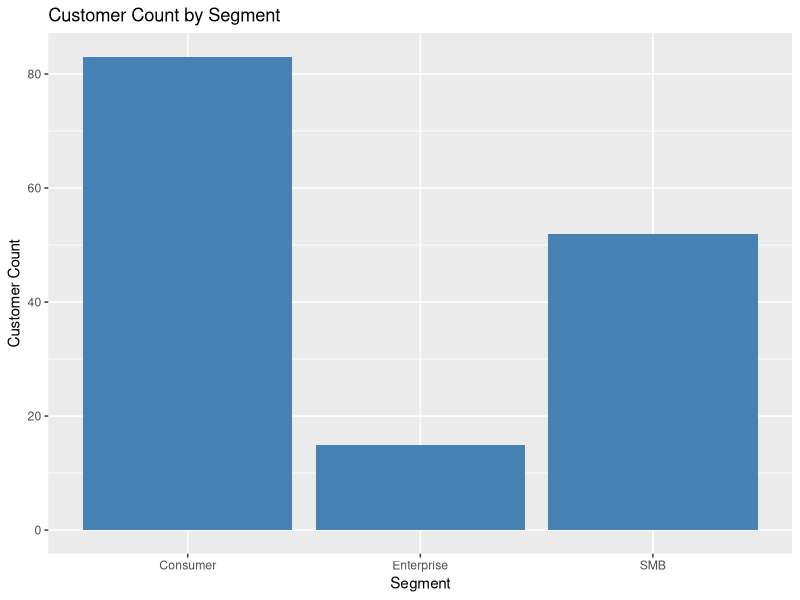
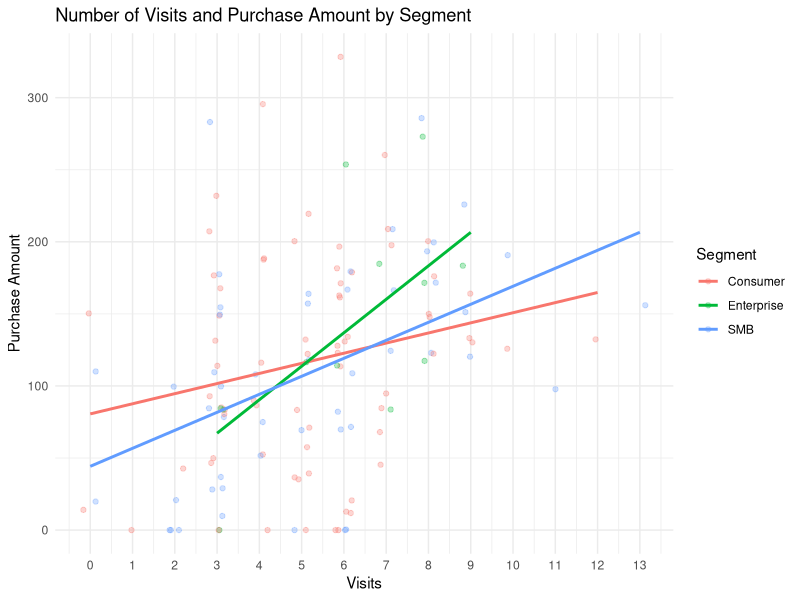
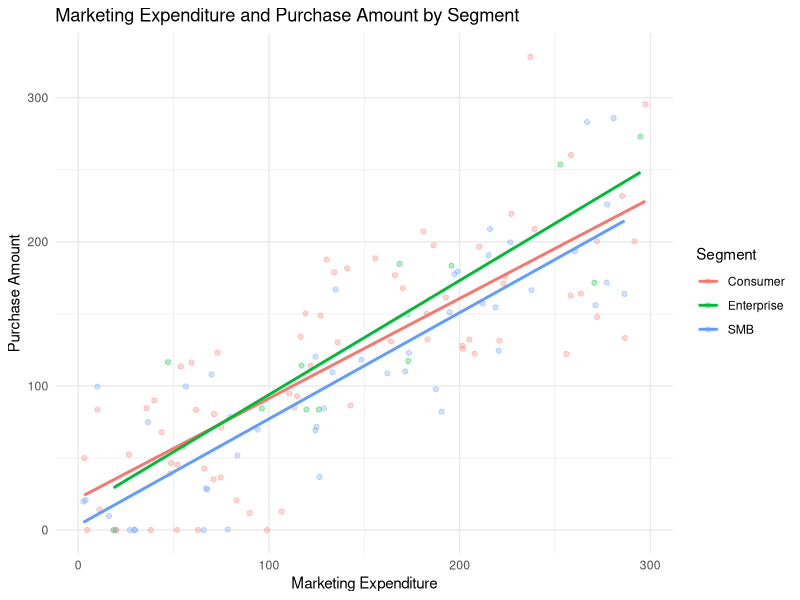

Here is the R script that generated these plots, in order:
## ---- chunk 1
library(tidyverse)
library(knitr)
library(kableExtra)
library(lubridate)
## ---- chunk 2
raw_dataset <- read_csv("data/32544804_Shruti Pillai.csv")
## ---- chunk 3
head(raw_dataset, 10)
glimpse(raw_dataset)
str(raw_dataset)
names(raw_dataset)
nrow(raw_dataset)
ncol(raw_dataset)
unique(raw_dataset$segment)
unique(raw_dataset$notes)
table(raw_dataset$notes, useNA = "ifany")
anyDuplicated(raw_dataset)
## ---- chunk 4
#Standardised notes section and checked if changes were correctly applied.

cleaned_dataset <- raw_dataset |>
    mutate(
        notes = na_if(notes, "N/A")
    )
table(cleaned_dataset$notes, useNA = "ifany")

#Standardised date format and checked if changes were correctly applied. Since this category won't be used in the analysis, it hasn't been perfectly cleaned.

cleaned_dataset <- cleaned_dataset |>
    mutate(
        signup_date = parse_date_time(signup_date, orders = c("ymd", "B d, Y", "dmy", "b d, Y"))  
    |> as.Date()
    )
table(cleaned_dataset$signup_date, useNA = "ifany")

#Converted visits from numeric to integer and checked if changes were correctly applied.

cleaned_dataset <- cleaned_dataset |>
    mutate(
        visits = as.integer(visits)
    )
str(cleaned_dataset$visits)

#Overall check
str(cleaned_dataset)
## ---- chunk 5
#| label: tbl-summary-stats
#| tbl-cap: "Summary Statistics by Segment"
cleaned_dataset |>
    group_by(segment) |>
    summarise(
        total_customers = n(),
        median_marketing_spend = median(marketing_spend, na.rm = TRUE),
        median_purchase_amount = median(purchase_amount, na.rm = TRUE),
        median_visits = median(visits, na.rm = TRUE),
        missing_purchases = sum(is.na(purchase_amount))
    ) |>
    kable(digits = 2)
## ---- chunk 6
#| label: fig-summary-plot
#| fig-cap: "Customer Count by Segment"
ggplot(cleaned_dataset, aes(x = segment)) + geom_bar(fill = "steelblue") +
    labs(
        title = "Customer Count by Segment",
        x = "Segment",
        y = "Customer Count"
        )
## ---- chunk 7
#| label: fig-plot-1
#| fig-cap: "Relationship between the number of visits and purchase amount by segment."

plot1_df <- cleaned_dataset |>
    filter(!is.na(purchase_amount))

ggplot(plot1_df, aes (x = visits, y = purchase_amount, color = segment)) + 
    geom_jitter(width = 0.2, alpha = 0.3) +
    geom_smooth(method = "lm", se = FALSE) +
    scale_x_continuous(breaks = 0:13) +
    labs(x = "Visits", y = "Purchase Amount", colour = "Segment", title = "Number of Visits and Purchase Amount by Segment") + theme_minimal()
## ---- chunk 8
#| label: fig-plot-2
#| fig-cap: "Relationship between marketing expenditure and purchase amount by segment."

plot2_df <- cleaned_dataset |>
    filter(!is.na(purchase_amount))

ggplot(plot2_df, aes(x = marketing_spend, y = purchase_amount, color = segment)) +
    geom_point(alpha = 0.3) +
    geom_smooth(method = "lm", se = FALSE) +
    labs(x = "Marketing Expenditure", y = "Purchase Amount", colour = "Segment", title = "Marketing Expenditure and Purchase Amount by Segment") +
    theme_minimal()
## ---- chunk 9
inline_df <- cleaned_dataset |>
    filter(!is.na(purchase_amount))

total_rows <- nrow(cleaned_dataset)
rows_actually_used <- nrow(inline_df)
median_purchase_amount <- median(inline_df$purchase_amount, na.rm = TRUE)
median_marketing_spend <- median(inline_df$marketing_spend, na.rm = TRUE)
